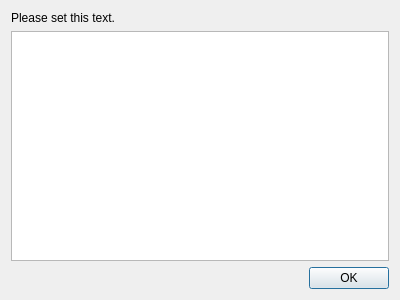
<?xml version="1.0" encoding="UTF-8"?>
<ui version="4.0">
 <class>glitch_errors_dialog</class>
 <widget class="QDialog" name="glitch_errors_dialog">
  <property name="geometry">
   <rect>
    <x>0</x>
    <y>0</y>
    <width>400</width>
    <height>300</height>
   </rect>
  </property>
  <property name="windowTitle">
   <string>Glitch: Errors</string>
  </property>
  <property name="windowIcon">
   <iconset resource="../Icons/icons.qrc">
    <normaloff>:/Logo/glitch-logo.png</normaloff>:/Logo/glitch-logo.png</iconset>
  </property>
  <layout class="QVBoxLayout" name="verticalLayout">
   <item>
    <widget class="QLabel" name="label">
     <property name="sizePolicy">
      <sizepolicy hsizetype="Ignored" vsizetype="Preferred">
       <horstretch>0</horstretch>
       <verstretch>0</verstretch>
      </sizepolicy>
     </property>
     <property name="text">
      <string>Please set this text.</string>
     </property>
    </widget>
   </item>
   <item>
    <widget class="QTextBrowser" name="text">
     <property name="tabChangesFocus">
      <bool>true</bool>
     </property>
    </widget>
   </item>
   <item>
    <widget class="QDialogButtonBox" name="buttonBox">
     <property name="orientation">
      <enum>Qt::Horizontal</enum>
     </property>
     <property name="standardButtons">
      <set>QDialogButtonBox::Ok</set>
     </property>
    </widget>
   </item>
  </layout>
 </widget>
 <tabstops>
  <tabstop>text</tabstop>
  <tabstop>buttonBox</tabstop>
 </tabstops>
 <resources>
  <include location="../Icons/icons.qrc"/>
 </resources>
 <connections>
  <connection>
   <sender>buttonBox</sender>
   <signal>accepted()</signal>
   <receiver>glitch_errors_dialog</receiver>
   <slot>accept()</slot>
   <hints>
    <hint type="sourcelabel">
     <x>248</x>
     <y>254</y>
    </hint>
    <hint type="destinationlabel">
     <x>157</x>
     <y>274</y>
    </hint>
   </hints>
  </connection>
  <connection>
   <sender>buttonBox</sender>
   <signal>rejected()</signal>
   <receiver>glitch_errors_dialog</receiver>
   <slot>reject()</slot>
   <hints>
    <hint type="sourcelabel">
     <x>316</x>
     <y>260</y>
    </hint>
    <hint type="destinationlabel">
     <x>286</x>
     <y>274</y>
    </hint>
   </hints>
  </connection>
 </connections>
</ui>
